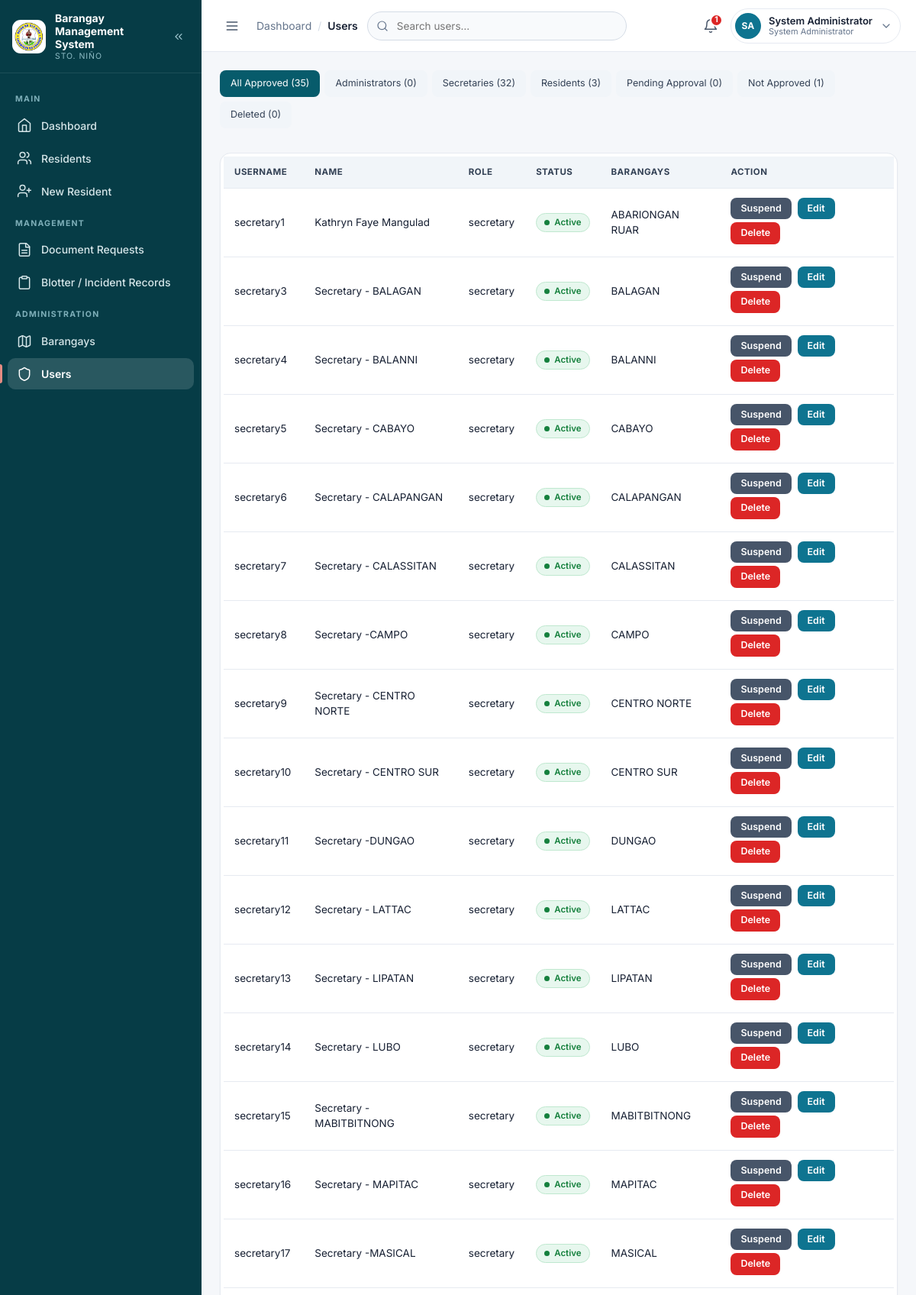
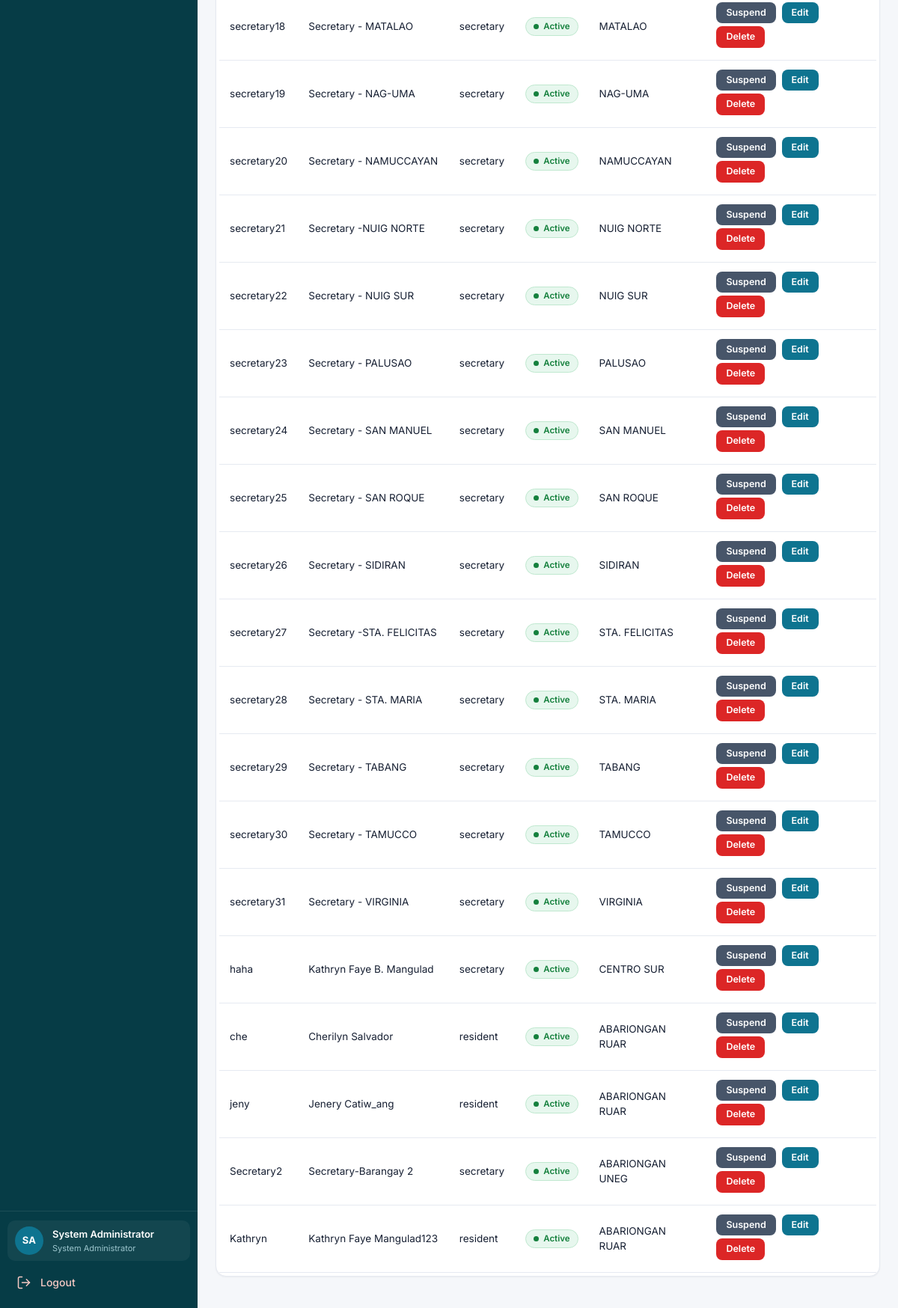
The page /admin/users.php (signed in) on the database its author committed (2 pictures, top to bottom).
### tables this page shows
CREATE TABLE `users` (
  `id` int(11) NOT NULL AUTO_INCREMENT,
  `username` varchar(100) NOT NULL,
  `email` varchar(255) DEFAULT NULL,
  `password` varchar(255) NOT NULL,
  `full_name` varchar(150) NOT NULL,
  `role` enum('admin','secretary','resident') NOT NULL DEFAULT 'secretary',
  `barangay_id` int(11) DEFAULT NULL,
  `brgy_name` varchar(100) DEFAULT NULL,
  `created_at` timestamp NOT NULL DEFAULT current_timestamp(),
  `status` enum('pending','active','rejected','suspended') NOT NULL DEFAULT 'active',
  `deleted_at` timestamp NULL DEFAULT NULL,
  PRIMARY KEY (`id`),
  UNIQUE KEY `username` (`username`),
  UNIQUE KEY `uq_users_email` (`email`),
  KEY `barangay_id` (`barangay_id`),
  KEY `idx_users_deleted_at` (`deleted_at`),
  CONSTRAINT `users_ibfk_1` FOREIGN KEY (`barangay_id`) REFERENCES `barangays` (`id`)
);

CREATE TABLE `barangays` (
  `id` int(11) NOT NULL AUTO_INCREMENT,
  `barangay_name` varchar(150) NOT NULL,
  `created_at` timestamp NOT NULL DEFAULT current_timestamp(),
  PRIMARY KEY (`id`),
  UNIQUE KEY `barangay_name` (`barangay_name`)
);

### config/config.php (called while the page is built, shortened)
<?php
if (!function_exists('url')) {
    function url($path = '') {
        $path = ltrim((string)$path, '/');
        return BASE_URL . '/' . $path;
    }
}
function e($value) { return htmlspecialchars((string)$value, ENT_QUOTES, 'UTF-8'); }
function csrf_token() {
    return $_SESSION['csrf_token'];
}

### admin/users.php (the view, shortened to what this page needs)
<?php
require_once __DIR__ . '/../config/config.php';
$tabs = [
    'approved'  => ['label' => 'All Approved',     'role' => null,        'status' => ['active']],
    'admin'     => ['label' => 'Administrators',   'role' => 'admin',     'status' => ['active']],
    'secretary' => ['label' => 'Secretaries',      'role' => 'secretary', 'status' => ['active']],
    'resident'  => ['label' => 'Residents',        'role' => 'resident',  'status' => ['active']],
    'pending'   => ['label' => 'Pending Approval', 'role' => null,        'status' => ['pending']],
    'blocked'   => ['label' => 'Not Approved',     'role' => null,        'status' => ['rejected', 'suspended']],
    'deleted'   => ['label' => 'Deleted',          'role' => null,        'status' => [], 'deleted' => true],
];
$tab_key = (string)($_GET['tab'] ?? 'approved');
$tab_counts = array_fill_keys(array_keys($tabs), 0);
if ($cq = $conn->query('SELECT role, status, COUNT(*) c FROM users WHERE deleted_at IS NULL GROUP BY role, status')) {
    while ($cr = $cq->fetch_assoc()) {
        foreach ($tabs as $key => $def) {
            if ($def['role'] !== null && $def['role'] !== $cr['role']) { continue; }
            if (!in_array($cr['status'], $def['status'], true))            { continue; }
            $tab_counts[$key] += (int)$cr['c'];
        }
    }
}
$tab_counts['admin']    = max(0, $tab_counts['admin'] - 1);
$tab_counts['approved'] = max(0, $tab_counts['approved'] - 1);
if ($dq = $conn->prepare('SELECT COUNT(*) c FROM users WHERE deleted_at IS NOT NULL AND id <> ?')) {
    $self_id = (int)$_SESSION['user_id'];
    $dq->bind_param('i', $self_id);
    $dq->execute();
    $tab_counts['deleted'] = (int)($dq->get_result()->fetch_assoc()['c'] ?? 0);
}
$def     = $tabs[$tab_key];
$role_v  = $def['role'];
$status_v = $def['status'];
$where  = ($role_v === null) ? '' : ' AND u.role = ?';
$params = ($role_v === null) ? [] : [$role_v];
$types  = ($role_v === null) ? '' : 's';
if ($tab_key === 'admin' || $tab_key === 'approved') {
    $where  .= ' AND u.id <> ?';
    $params[] = (int)$_SESSION['user_id'];
    $types  .= 'i';
}
$is_deleted_tab = !empty($def['deleted']);
if ($is_deleted_tab) {
    $deleted_where = ' AND u.deleted_at IS NOT NULL';
} else {
    $status_sql = "'" . implode("','", array_map('addslashes', $status_v)) . "'";
    $deleted_where = " AND u.deleted_at IS NULL AND u.status IN ($status_sql)";
}
$rows = $conn->prepare(
    "SELECT u.*, b.barangay_name
       FROM users u
       LEFT JOIN barangays b ON b.id = u.barangay_id
      WHERE 1=1$deleted_where$where
      ORDER BY u.id"
);
if ($types !== '') { $rows->bind_param($types, ...$params); }
$rows->execute();
$result = $rows->get_result();
include BASE_PATH . '/partials/header.php';?>
<div class="toolbar" style="display:flex;justify-content:space-between;align-items:center;gap:12px;flex-wrap:wrap"><nav class="tabs" style="flex:1;flex-wrap:wrap" aria-label="User categories">
    <?php foreach ($tabs as $key => $t): ?>
    <a class="<?= $key === $tab_key ? 'active' : '' ?>"
       href="<?= e(url('admin/users.php?tab=' . rawurlencode($key))) ?>"
       <?= $key === $tab_key ? 'aria-current="page"' : '' ?>>
        <?= e($t['label']) ?> (<?= (int)$tab_counts[$key] ?>)
    </a>
    <?php endforeach; ?>
</nav>
</div>
<div class="card table-wrap">
    <table>
        <tr>
            <th>Username</th><th>Name</th>
            <th>Role</th><th>Status</th><th>Barangays</th> <th>Action</th>
        </tr>
        <?php while ($r = $result->fetch_assoc()): ?>
        <tr>
            <td><?= e($r['username']) ?></td>
            <td><?= e($r['full_name']) ?></td>
            <td><?= e($r['role']) ?></td>
            <td><span class="badge badge--<?= e($r['status']) ?>"><?= e(ucfirst($r['status'])) ?></span></td>
            <td><?= e($r['barangay_name'] ?? 'All Barangays') ?></td>
            <td>
                <?php if ($is_deleted_tab): ?>
                    <a class="btn-approve" href="<?= e(url('admin/users.php?action=restore&id=' . (int)$r['id'] . '&token=' . csrf_token())) ?>"
                       data-confirm="Restore this account? It will return to its role category and the user can sign in again."
                       data-confirm-title="Restore account">Restore</a>
                <?php else: ?>
                <?php if ($r['status'] === 'pending'): ?>
                    <a class="btn-approve" href="<?= e(url('admin/users.php?action=approve&id=' . (int)$r['id'] . '&token=' . csrf_token())) ?>">Approve</a>
                    <a class="btn-delete" href="<?= e(url('admin/users.php?action=reject&id=' . (int)$r['id'] . '&token=' . csrf_token())) ?>"
                       data-confirm="Reject this registration? The account will not be able to sign in."
                       data-confirm-title="Reject registration">Reject</a>
                <?php elseif ($r['status'] === 'active'): ?>
                    <a class="btn-cancel" href="<?= e(url('admin/users.php?action=suspend&id=' . (int)$r['id'] . '&token=' . csrf_token())) ?>"
                       data-confirm="Suspend this account? The user will be signed out and cannot sign in until reactivated."
                       data-confirm-title="Suspend account">Suspend</a>
                <?php else: ?>
                    <a class="btn-approve" href="<?= e(url('admin/users.php?action=activate&id=' . (int)$r['id'] . '&token=' . csrf_token())) ?>">Activate</a>
                <?php endif; ?>
                <?php if ($tab_key !== 'resident'): ?><a href="<?= e(url('admin/user_edit.php?id=' . (int)$r['id'])) ?>" class="btn-edit">Edit</a><?php endif; ?>
                <a href="<?= e(url('actions/user_delete.php?id=' . (int)$r['id'] . '&token=' . csrf_token())) ?>"
                   class="btn-delete"
                   data-confirm="Delete this user account? It will be moved to the Deleted tab and can be restored later."
                   data-confirm-title="Delete user">
                    Delete
                </a>
                <?php endif; ?>
            </td>
        </tr>
        <?php endwhile; ?>
    </table>
</div>
<?php include BASE_PATH . '/partials/footer.php';

### assets/css/style.css (style rules this page uses)
:root { --primary: #075B6B; --primary-700: #054C59; --primary-900: #063C46; --secondary: #0E7490; --accent: #E58B82; --bg: #F5F7FA; --card: #FFFFFF; --text: #172033; --muted: #64748B; --success: #16A34A; --warning: #F59E0B; --danger: #DC2626; --info: #0E7490; --border: #E6EAF1; --border-strong: #D5DCE6; --sidebar-w: 264px; --sidebar-w-collapsed: 78px; --topbar-h: 68px; --radius: 14px; --radius-sm: 10px; --radius-lg: 18px; --shadow-sm: 0 1px 2px rgba(16, 24, 40, .05); --shadow: 0 4px 16px rgba(16, 24, 40, .06); --shadow-md: 0 12px 32px rgba(16, 24, 40, .12); --ring: 0 0 0 3px rgba(14, 116, 144, .18); --font: 'Inter', system-ui, -apple-system, 'Segoe UI', Roboto, Arial, sans-serif; }
*, *::before, *::after { box-sizing: border-box; }
html { -webkit-text-size-adjust: 100%; }
body { margin: 0; font-family: var(--font); background: var(--bg); color: var(--text); font-size: 14px; line-height: 1.5; -webkit-font-smoothing: antialiased; }
a { color: var(--secondary); }
.btn-edit, .btn-delete, .btn-cancel, .btn-approve { display: inline-flex; align-items: center; gap: 6px; padding: 7px 12px; border-radius: 8px; color: #fff; text-decoration: none; font-size: 12.5px; font-weight: 600; border: 1px solid transparent; cursor: pointer; font-family: inherit; line-height: 1; }
.btn-edit { background: var(--secondary); }
.btn-delete { background: var(--danger); }
.btn-cancel { background: #475569; }
.table-wrap .btn-edit, .table-wrap .btn-delete, .table-wrap .btn-cancel, .table-wrap .btn-approve { margin: 0 4px 4px 0; }
.card { background: var(--card); border: 1px solid var(--border); border-radius: var(--radius); padding: 20px; box-shadow: var(--shadow-sm); margin-bottom: 18px; min-width: 0; }
.badge { display: inline-flex; align-items: center; gap: 6px; padding: 3px 10px; border-radius: 999px; font-size: 11.5px; font-weight: 600; border: 1px solid transparent; white-space: nowrap; }
.badge::before { content: ""; width: 7px; height: 7px; border-radius: 50%; background: currentColor; flex: none; }
table { width: 100%; border-collapse: collapse; background: #fff; font-size: 13.5px; }
th, td { padding: 12px 14px; text-align: left; border-bottom: 1px solid var(--border); vertical-align: middle; }
th { background: #F1F5F9; color: #334155; font-size: 11.5px; font-weight: 700; text-transform: uppercase; letter-spacing: .04em; white-space: nowrap; }
td .btn-edit, td .btn-delete, td .btn-cancel, td .btn { margin: 2px 4px 2px 0; }
.table-wrap { overflow-x: auto; -webkit-overflow-scrolling: touch; }
.table-wrap.card { padding: 4px; }
.toolbar { display: flex; gap: 10px; flex-wrap: wrap; align-items: center; margin-bottom: 16px; }
.tabs { display: flex; gap: 6px; overflow: auto; margin-bottom: 16px; }
.tabs a { background: #F1F5F9; color: #334155; padding: 8px 14px; border-radius: 8px; text-decoration: none; font-size: 12.5px; white-space: nowrap; }
.tabs a.active { background: var(--primary); color: #fff; }
.badge--active { background: #E7F7EE; color: #15803D; border-color: #BFE8CF; }

### rows shown on the page
users: username "secretary1", full_name "Kathryn Faye Mangulad", role "secretary", status "Active", barangay.barangay_name "ABARIONGAN RUAR"
users: username "secretary3", full_name "Secretary - BALAGAN", role "secretary", status "Active", barangay.barangay_name "BALAGAN"
users: username "secretary4", full_name "Secretary - BALANNI", role "secretary", status "Active", barangay.barangay_name "BALANNI"
users: username "secretary5", full_name "Secretary - CABAYO", role "secretary", status "Active", barangay.barangay_name "CABAYO"
users: username "secretary6", full_name "Secretary - CALAPANGAN", role "secretary", status "Active", barangay.barangay_name "CALAPANGAN"
users: username "secretary7", full_name "Secretary - CALASSITAN", role "secretary", status "Active", barangay.barangay_name "CALASSITAN"
users: username "secretary8", full_name "Secretary -CAMPO", role "secretary", status "Active", barangay.barangay_name "CAMPO"
users: username "secretary9", full_name "Secretary - CENTRO NORTE", role "secretary", status "Active", barangay.barangay_name "CENTRO NORTE"
users: username "secretary10", full_name "Secretary - CENTRO SUR", role "secretary", status "Active", barangay.barangay_name "CENTRO SUR"
users: username "secretary11", full_name "Secretary -DUNGAO", role "secretary", status "Active", barangay.barangay_name "DUNGAO"
users: username "secretary12", full_name "Secretary - LATTAC", role "secretary", status "Active", barangay.barangay_name "LATTAC"
users: username "secretary13", full_name "Secretary - LIPATAN", role "secretary", status "Active", barangay.barangay_name "LIPATAN"
users: username "secretary14", full_name "Secretary - LUBO", role "secretary", status "Active", barangay.barangay_name "LUBO"
users: username "secretary15", full_name "Secretary - MABITBITNONG", role "secretary", status "Active", barangay.barangay_name "MABITBITNONG"
users: username "secretary16", full_name "Secretary - MAPITAC", role "secretary", status "Active", barangay.barangay_name "MAPITAC"
users: username "secretary17", full_name "Secretary -MASICAL", role "secretary", status "Active", barangay.barangay_name "MASICAL"
users: username "secretary18", full_name "Secretary - MATALAO", role "secretary", status "Active", barangay.barangay_name "MATALAO"
users: username "secretary19", full_name "Secretary - NAG-UMA", role "secretary", status "Active", barangay.barangay_name "NAG-UMA"
users: username "secretary20", full_name "Secretary - NAMUCCAYAN", role "secretary", status "Active", barangay.barangay_name "NAMUCCAYAN"
users: username "secretary21", full_name "Secretary -NUIG NORTE", role "secretary", status "Active", barangay.barangay_name "NUIG NORTE"
users: username "secretary22", full_name "Secretary - NUIG SUR", role "secretary", status "Active", barangay.barangay_name "NUIG SUR"
users: username "secretary23", full_name "Secretary - PALUSAO", role "secretary", status "Active", barangay.barangay_name "PALUSAO"
users: username "secretary24", full_name "Secretary - SAN MANUEL", role "secretary", status "Active", barangay.barangay_name "SAN MANUEL"
users: username "secretary25", full_name "Secretary - SAN ROQUE", role "secretary", status "Active", barangay.barangay_name "SAN ROQUE"
users: username "secretary26", full_name "Secretary - SIDIRAN", role "secretary", status "Active", barangay.barangay_name "SIDIRAN"
users: username "secretary27", full_name "Secretary -STA. FELICITAS", role "secretary", status "Active", barangay.barangay_name "STA. FELICITAS"
users: username "secretary28", full_name "Secretary - STA. MARIA", role "secretary", status "Active", barangay.barangay_name "STA. MARIA"
users: username "secretary29", full_name "Secretary - TABANG", role "secretary", status "Active", barangay.barangay_name "TABANG"
users: username "secretary30", full_name "Secretary - TAMUCCO", role "secretary", status "Active", barangay.barangay_name "TAMUCCO"
users: username "secretary31", full_name "Secretary - VIRGINIA", role "secretary", status "Active", barangay.barangay_name "VIRGINIA"
users: username "haha", full_name "Kathryn Faye B. Mangulad", role "secretary", status "Active", barangay.barangay_name "CENTRO SUR"
users: username "che", full_name "Cherilyn Salvador", role "resident", status "Active", barangay.barangay_name "ABARIONGAN RUAR"
users: username "jeny", full_name "Jenery Catiw_ang", role "resident", status "Active", barangay.barangay_name "ABARIONGAN RUAR"
users: username "Secretary2", full_name "Secretary-Barangay 2", role "secretary", status "Active", barangay.barangay_name "ABARIONGAN UNEG"
users: username "Kathryn", full_name "Kathryn Faye Mangulad123", role "resident", status "Active", barangay.barangay_name "ABARIONGAN RUAR"

### other values the page prints
$group "MAIN"
$item['label'] "Dashboard"
$item['label'] "Residents"
$item['label'] "New Resident"
$group "MANAGEMENT"
$item['label'] "Document Requests"
$item['label'] "Blotter / Incident Records"
$group "ADMINISTRATION"
$item['label'] "Barangays"
$item['label'] "Users"
$initials "SA"
$full_name "System Administrator"
$role_label "System Administrator"
$crumb "Users"
$pending_notice "1"
